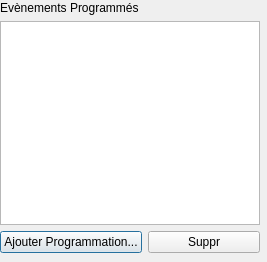
<?xml version="1.0" encoding="UTF-8"?>
<ui version="4.0">
 <class>VoirProgrammations</class>
 <widget class="QDialog" name="VoirProgrammations">
  <property name="geometry">
   <rect>
    <x>0</x>
    <y>0</y>
    <width>267</width>
    <height>262</height>
   </rect>
  </property>
  <property name="windowTitle">
   <string>Dialog</string>
  </property>
  <widget class="QWidget" name="">
   <property name="geometry">
    <rect>
     <x>0</x>
     <y>1</y>
     <width>260</width>
     <height>252</height>
    </rect>
   </property>
   <layout class="QVBoxLayout" name="verticalLayout">
    <item>
     <widget class="QLabel" name="label">
      <property name="text">
       <string>Evènements Programmés</string>
      </property>
     </widget>
    </item>
    <item>
     <widget class="QListWidget" name="listTache"/>
    </item>
    <item>
     <layout class="QHBoxLayout" name="horizontalLayout">
      <item>
       <widget class="QPushButton" name="ajouterProg">
        <property name="text">
         <string>Ajouter Programmation...</string>
        </property>
       </widget>
      </item>
      <item>
       <widget class="QPushButton" name="suppr">
        <property name="text">
         <string>Suppr</string>
        </property>
       </widget>
      </item>
     </layout>
    </item>
   </layout>
  </widget>
 </widget>
 <resources/>
 <connections/>
</ui>
